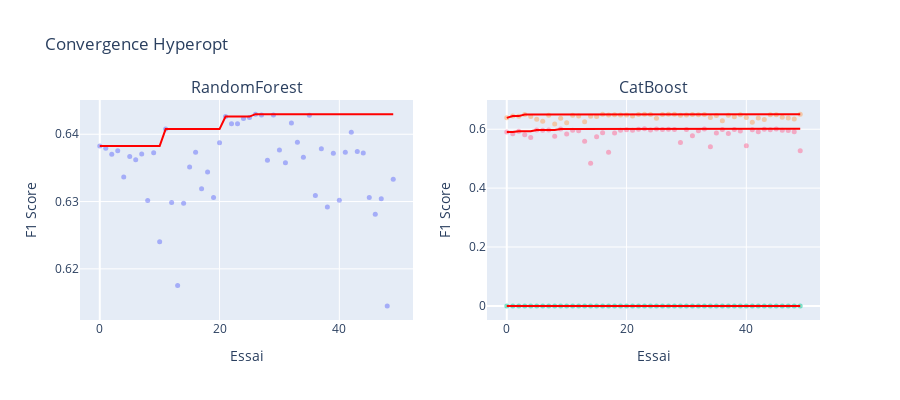

Notebook code for this chart:
### Markdown cell above
### 3.5 Convergence de l'optimisation

Visualisation de la progression d'Hyperopt pour chaque algorithme.

**Interprétation :**
- Les points représentent chaque essai (combinaison d'hyperparamètres)
- La courbe rouge montre le meilleur score cumulé
- Une courbe qui se stabilise indique que l'espace a été bien exploré

### Code cell
# === VISUALISATION DE LA CONVERGENCE HYPEROPT ===

fig = make_subplots(rows=1, cols=2, subplot_titles=['RandomForest', 'CatBoost'])

# RF
scores_rf = [t['result']['score'] for t in trials_rf.trials]
best_rf = np.maximum.accumulate(scores_rf)
fig.add_trace(go.Scatter(y=scores_rf, mode='markers', name='RF essais', marker=dict(size=5, opacity=0.5)), row=1, col=1)
fig.add_trace(go.Scatter(y=best_rf, mode='lines', name='RF best', line=dict(color='red', width=2)), row=1, col=1)

# CatBoost
scores_cb = [t['result']['score'] for t in trials_cb.trials]
best_cb = np.maximum.accumulate(scores_cb)
fig.add_trace(go.Scatter(y=scores_cb, mode='markers', name='CB essais', marker=dict(size=5, opacity=0.5)), row=1, col=2)
fig.add_trace(go.Scatter(y=best_cb, mode='lines', name='CB best', line=dict(color='red', width=2)), row=1, col=2)

# XGBoost
scores_xgb = [t['result']['score'] for t in trials_xgb.trials]
best_xgb = np.maximum.accumulate(scores_xgb)
fig.add_trace(go.Scatter(y=scores_xgb, mode='markers', name='xgb essais', marker=dict(size=5, opacity=0.5)), row=1, col=2)
fig.add_trace(go.Scatter(y=best_xgb, mode='lines', name='xgb best', line=dict(color='red', width=2)), row=1, col=2)

# LightGBM
scores_lgbm = [t['result']['score'] for t in trials_lgbm.trials]
best_lgbm = np.maximum.accumulate(scores_lgbm)
fig.add_trace(go.Scatter(y=scores_lgbm, mode='markers', name='lgbm essais', marker=dict(size=5, opacity=0.5)), row=1, col=2)
fig.add_trace(go.Scatter(y=best_lgbm, mode='lines', name='lgbm best', line=dict(color='red', width=2)), row=1, col=2)

fig.update_layout(title='Convergence Hyperopt', height=400, width=900, showlegend=False)
fig.update_xaxes(title_text='Essai')
fig.update_yaxes(title_text='F1 Score')
fig.show()

# Résumé
print("\n" + "=" * 50)
print("RESUME HYPEROPT")
print("=" * 50)
print(f"RandomForest : F1 CV={best_f1_rf:.3f} | F1 test={f1_rf_test:.3f}")
print(f"CatBoost     : F1 CV={best_f1_cb:.3f} | F1 test={f1_cb_test:.3f}")
print(f"XGBoost      : F1 CV={best_f1_xgb:.3f} | F1 test={f1_xgb_test:.3f}")
print(f"LightGBM     : F1 CV={best_f1_lgbm:.3f} | F1 test={f1_lgbm_test:.3f}")

### Figure 1 — Plotly figure (JSON) as saved in the notebook; plotly's stock layout.template omitted (floating-point values rounded to 4 significant figures)
{"data": [{"marker": {"opacity": 0.5, "size": 5}, "mode": "markers", "name": "RF essais", "type": "scatter", "xaxis": "x", "y": [0.6382, 0.6379, 0.637, 0.6375, 0.6337, 0.6367, 0.6362, 0.6371, 0.6302, 0.6373, 0.624, 0.6408, 0.6298, 0.6175, 0.6297, 0.6351, 0.6373, 0.6319, 0.6344, 0.6306, 0.6387, 0.6426, 0.6415, 0.6415, 0.6424, 0.6425, 0.643, 0.6429, 0.6361, 0.6429, 0.6377, 0.6358, 0.6417, 0.6388, 0.6366, 0.6428, 0.6309, 0.6379, 0.6292, 0.6372, 0.6302, 0.6373, 0.6403, 0.6374, 0.6372, 0.6306, 0.6281, 0.6304, 0.6145, 0.6333], "yaxis": "y"}, {"line": {"color": "red", "width": 2}, "mode": "lines", "name": "RF best", "type": "scatter", "xaxis": "x", "y": [0.6382, 0.6382, 0.6382, 0.6382, 0.6382, 0.6382, 0.6382, 0.6382, 0.6382, 0.6382, 0.6382, 0.6408, 0.6408, 0.6408, 0.6408, 0.6408, 0.6408, 0.6408, 0.6408, 0.6408, 0.6408, 0.6426, 0.6426, 0.6426, 0.6426, 0.6426, 0.643, 0.643, 0.643, 0.643, 0.643, 0.643, 0.643, 0.643, 0.643, 0.643, 0.643, 0.643, 0.643, 0.643, 0.643, 0.643, 0.643, 0.643, 0.643, 0.643, 0.643, 0.643, 0.643, 0.643], "yaxis": "y"}, {"marker": {"opacity": 0.5, "size": 5}, "mode": "markers", "name": "CB essais", "type": "scatter", "xaxis": "x2", "y": [0, 0, 0, 0, 0, 0, 0, 0, 0, 0, 0, 0, 0, 0, 0, 0, 0, 0, 0, 0, 0, 0, 0, 0, 0, 0, 0, 0, 0, 0, 0, 0, 0, 0, 0, 0, 0, 0, 0, 0, 0, 0, 0, 0, 0, 0, 0, 0, 0, 0], "yaxis": "y2"}, {"line": {"color": "red", "width": 2}, "mode": "lines", "name": "CB best", "type": "scatter", "xaxis": "x2", "y": [0, 0, 0, 0, 0, 0, 0, 0, 0, 0, 0, 0, 0, 0, 0, 0, 0, 0, 0, 0, 0, 0, 0, 0, 0, 0, 0, 0, 0, 0, 0, 0, 0, 0, 0, 0, 0, 0, 0, 0, 0, 0, 0, 0, 0, 0, 0, 0, 0, 0], "yaxis": "y2"}, {"marker": {"opacity": 0.5, "size": 5}, "mode": "markers", "name": "xgb essais", "type": "scatter", "xaxis": "x2", "y": [0.6387, 0.6446, 0.6441, 0.6499, 0.6435, 0.6341, 0.6275, 0.6474, 0.618, 0.6375, 0.6223, 0.6475, 0.6451, 0.6253, 0.6445, 0.6437, 0.6506, 0.6482, 0.6493, 0.6488, 0.6481, 0.6448, 0.6503, 0.6512, 0.6503, 0.637, 0.6504, 0.6514, 0.6506, 0.6473, 0.6482, 0.6501, 0.6491, 0.6501, 0.6399, 0.6467, 0.6286, 0.6477, 0.6427, 0.6493, 0.6399, 0.6241, 0.6379, 0.6327, 0.6495, 0.6492, 0.6411, 0.6385, 0.6344, 0.651], "yaxis": "y2"}, {"line": {"color": "red", "width": 2}, "mode": "lines", "name": "xgb best", "type": "scatter", "xaxis": "x2", "y": [0.6387, 0.6446, 0.6446, 0.6499, 0.6499, 0.6499, 0.6499, 0.6499, 0.6499, 0.6499, 0.6499, 0.6499, 0.6499, 0.6499, 0.6499, 0.6499, 0.6506, 0.6506, 0.6506, 0.6506, 0.6506, 0.6506, 0.6506, 0.6512, 0.6512, 0.6512, 0.6512, 0.6514, 0.6514, 0.6514, 0.6514, 0.6514, 0.6514, 0.6514, 0.6514, 0.6514, 0.6514, 0.6514, 0.6514, 0.6514, 0.6514, 0.6514, 0.6514, 0.6514, 0.6514, 0.6514, 0.6514, 0.6514, 0.6514, 0.6514], "yaxis": "y2"}, {"marker": {"opacity": 0.5, "size": 5}, "mode": "markers", "name": "lgbm essais", "type": "scatter", "xaxis": "x2", "y": [0.5908, 0.585, 0.5935, 0.5816, 0.5717, 0.5975, 0.5967, 0.5976, 0.5763, 0.6004, 0.5841, 0.597, 0.5946, 0.5592, 0.4849, 0.5746, 0.5883, 0.5221, 0.5874, 0.5962, 0.5982, 0.5967, 0.5997, 0.6015, 0.5973, 0.601, 0.5989, 0.6004, 0.599, 0.5547, 0.5995, 0.5777, 0.5949, 0.6006, 0.5407, 0.5875, 0.5991, 0.5858, 0.599, 0.5938, 0.5441, 0.5982, 0.5915, 0.6003, 0.598, 0.6006, 0.5969, 0.5955, 0.5914, 0.527], "yaxis": "y2"}, {"line": {"color": "red", "width": 2}, "mode": "lines", "name": "lgbm best", "type": "scatter", "xaxis": "x2", "y": [0.5908, 0.5908, 0.5935, 0.5935, 0.5935, 0.5975, 0.5975, 0.5976, 0.5976, 0.6004, 0.6004, 0.6004, 0.6004, 0.6004, 0.6004, 0.6004, 0.6004, 0.6004, 0.6004, 0.6004, 0.6004, 0.6004, 0.6004, 0.6015, 0.6015, 0.6015, 0.6015, 0.6015, 0.6015, 0.6015, 0.6015, 0.6015, 0.6015, 0.6015, 0.6015, 0.6015, 0.6015, 0.6015, 0.6015, 0.6015, 0.6015, 0.6015, 0.6015, 0.6015, 0.6015, 0.6015, 0.6015, 0.6015, 0.6015, 0.6015], "yaxis": "y2"}], "layout": {"annotations": [{"font": {"size": 16}, "showarrow": false, "text": "RandomForest", "x": 0.225, "xanchor": "center", "xref": "paper", "y": 1, "yanchor": "bottom", "yref": "paper"}, {"font": {"size": 16}, "showarrow": false, "text": "CatBoost", "x": 0.775, "xanchor": "center", "xref": "paper", "y": 1, "yanchor": "bottom", "yref": "paper"}], "height": 400, "showlegend": false, "title": {"text": "Convergence Hyperopt"}, "width": 900, "xaxis": {"anchor": "y", "domain": [0, 0.45], "title": {"text": "Essai"}}, "xaxis2": {"anchor": "y2", "domain": [0.55, 1], "title": {"text": "Essai"}}, "yaxis": {"anchor": "x", "domain": [0, 1], "title": {"text": "F1 Score"}}, "yaxis2": {"anchor": "x2", "domain": [0, 1], "title": {"text": "F1 Score"}}}}
